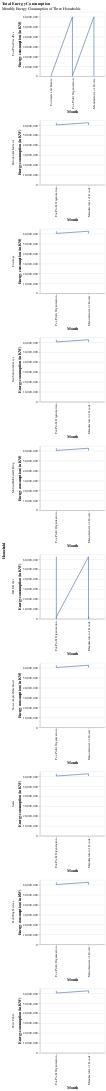

This figure's notebook cell:
### Code cell
# Plotting figure
fig = (alt.Chart(df).mark_line().encode(
    x=alt.X('subawardee_business_types', axis = alt.Axis(title = "Month")),
    y=alt.Y('subaward_amount', axis = alt.Axis(title = "Energy consumption (in KW)")),
    #size = alt.value(100),
    #color = alt.Color("appliance_category", scale = alt.Scale(scheme = 'dark2'),title = "Appliance Category"),
    #column = alt.Column("subawardee_business_types", title = "Appliance Category"),
    row = alt.Row("subaward_description_list",title = "Household"),
    #tooltip=['appliance_category', 'household', 'month', 'value']
)).resolve_scale(x='independent').properties(title={"text":'Total Energy Consumption',"subtitle" : "Monthly Energy Consumption of Three Households"},width = 200, height = 200).interactive()


fig.save("altair.html")
fig

### Figure 1 — Vega-Lite specification as saved in the notebook (floating-point values rounded to 4 significant figures)
{"config": {"view": {"continuousWidth": 400, "continuousHeight": 300}}, "data": {"name": "data-47ec33e7474e66a1c19e21bd369060c8"}, "mark": "line", "encoding": {"row": {"field": "subaward_description_list", "title": "Household", "type": "nominal"}, "x": {"axis": {"title": "Month"}, "field": "subawardee_business_types", "type": "nominal"}, "y": {"axis": {"title": "Energy consumption (in KW)"}, "field": "subaward_amount", "type": "quantitative"}}, "height": 200, "resolve": {"scale": {"x": "independent"}}, "selection": {"selector014": {"type": "interval", "bind": "scales", "encodings": ["x", "y"]}}, "title": {"text": "Total Energy Consumption", "subtitle": "Monthly Energy Consumption of Three Households"}, "width": 200, "$schema": "https://vega.github.io/schema/vega-lite/v4.17.0.json", "datasets": {"data-47ec33e7474e66a1c19e21bd369060c8": [{"subawardee_name": "ALLIANT TECHSYSTEMS OPERATIONS LLC", "subaward_amount": 62700000.0, "subaward_action_date_fiscal_year": 2016, "subawardee_business_types": "For-Profit Organization", "subaward_description_list": "Detonator&Initiator"}, {"subawardee_name": "ALLIANT TECHSYSTEMS OPERATIONS LLC", "subaward_amount": 62700000.0, "subaward_action_date_fiscal_year": 2016, "subawardee_business_types": "Manufacturer of Goods", "subaward_description_list": "Detonator&Initiator"}, {"subawardee_name": "ALLIANT TECHSYSTEMS OPERATIONS LLC", "subaward_amount": 62700000.0, "subaward_action_date_fiscal_year": 2016, "subawardee_business_types": "For-Profit Organization", "subaward_description_list": "Fuselage"}, {"subawardee_name": "ALLIANT TECHSYSTEMS OPERATIONS LLC", "subaward_amount": 62700000.0, "subaward_action_date_fiscal_year": 2016, "subawardee_business_types": "Manufacturer of Goods", "subaward_description_list": "Fuselage"}, {"subawardee_name": "ALLIANT TECHSYSTEMS OPERATIONS LLC", "subaward_amount": 62700000.0, "subaward_action_date_fiscal_year": 2016, "subawardee_business_types": "For-Profit Organization", "subaward_description_list": "GenStructuralAssys"}, {"subawardee_name": "ALLIANT TECHSYSTEMS OPERATIONS LLC", "subaward_amount": 62700000.0, "subaward_action_date_fiscal_year": 2016, "subawardee_business_types": "Manufacturer of Goods", "subaward_description_list": "GenStructuralAssys"}, {"subawardee_name": "ALLIANT TECHSYSTEMS OPERATIONS LLC", "subaward_amount": 62700000.0, "subaward_action_date_fiscal_year": 2016, "subawardee_business_types": "For-Profit Organization", "subaward_description_list": "MoldedRubber&ORing"}, {"subawardee_name": "ALLIANT TECHSYSTEMS OPERATIONS LLC", "subaward_amount": 62700000.0, "subaward_action_date_fiscal_year": 2016, "subawardee_business_types": "Manufacturer of Goods", "subaward_description_list": "MoldedRubber&ORing"}, {"subawardee_name": "ALLIANT TECHSYSTEMS OPERATIONS LLC", "subaward_amount": 62700000.0, "subaward_action_date_fiscal_year": 2016, "subawardee_business_types": "For-Profit Organization", "subaward_description_list": "Non-complexMachined"}, {"subawardee_name": "ALLIANT TECHSYSTEMS OPERATIONS LLC", "subaward_amount": 62700000.0, "subaward_action_date_fiscal_year": 2016, "subawardee_business_types": "Manufacturer of Goods", "subaward_description_list": "Non-complexMachined"}, {"subawardee_name": "ALLIANT TECHSYSTEMS OPERATIONS LLC", "subaward_amount": 62700000.0, "subaward_action_date_fiscal_year": 2016, "subawardee_business_types": "For-Profit Organization", "subaward_description_list": "NRE-Other"}, {"subawardee_name": "ALLIANT TECHSYSTEMS OPERATIONS LLC", "subaward_amount": 62700000.0, "subaward_action_date_fiscal_year": 2016, "subawardee_business_types": "Manufacturer of Goods", "subaward_description_list": "NRE-Other"}, {"subawardee_name": "ALLIANT TECHSYSTEMS OPERATIONS LLC", "subaward_amount": 62700000.0, "subaward_action_date_fiscal_year": 2016, "subawardee_business_types": "For-Profit Organization", "subaward_description_list": "Seals"}, {"subawardee_name": "ALLIANT TECHSYSTEMS OPERATIONS LLC", "subaward_amount": 62700000.0, "subaward_action_date_fiscal_year": 2016, "subawardee_business_types": "Manufacturer of Goods", "subaward_description_list": "Seals"}, {"subawardee_name": "ALLIANT TECHSYSTEMS OPERATIONS LLC", "subaward_amount": 62700000.0, "subaward_action_date_fiscal_year": 2016, "subawardee_business_types": "For-Profit Organization", "subaward_description_list": "Tech/EngServices"}, {"subawardee_name": "ALLIANT TECHSYSTEMS OPERATIONS LLC", "subaward_amount": 62700000.0, "subaward_action_date_fiscal_year": 2016, "subawardee_business_types": "Manufacturer of Goods", "subaward_description_list": "Tech/EngServices"}, {"subawardee_name": "ALLIANT TECHSYSTEMS OPERATIONS LLC", "subaward_amount": 62700000.0, "subaward_action_date_fiscal_year": 2016, "subawardee_business_types": "For-Profit Organization", "subaward_description_list": "WireCable"}, {"subawardee_name": "ALLIANT TECHSYSTEMS OPERATIONS LLC", "subaward_amount": 62700000.0, "subaward_action_date_fiscal_year": 2016, "subawardee_business_types": "Manufacturer of Goods", "subaward_description_list": "WireCable"}, {"subawardee_name": "ALLIANT TECHSYSTEMS OPERATIONS LLC", "subaward_amount": 60450000.0, "subaward_action_date_fiscal_year": 2016, "subawardee_business_types": "For-Profit Organization", "subaward_description_list": "Detonator&Initiator"}, {"subawardee_name": "ALLIANT TECHSYSTEMS OPERATIONS LLC", "subaward_amount": 60450000.0, "subaward_action_date_fiscal_year": 2016, "subawardee_business_types": "Manufacturer of Goods", "subaward_description_list": "Detonator&Initiator"}, {"subawardee_name": "ALLIANT TECHSYSTEMS OPERATIONS LLC", "subaward_amount": 60450000.0, "subaward_action_date_fiscal_year": 2016, "subawardee_business_types": "For-Profit Organization", "subaward_description_list": "Fuselage"}, {"subawardee_name": "ALLIANT TECHSYSTEMS OPERATIONS LLC", "subaward_amount": 60450000.0, "subaward_action_date_fiscal_year": 2016, "subawardee_business_types": "Manufacturer of Goods", "subaward_description_list": "Fuselage"}, {"subawardee_name": "ALLIANT TECHSYSTEMS OPERATIONS LLC", "subaward_amount": 60450000.0, "subaward_action_date_fiscal_year": 2016, "subawardee_business_types": "For-Profit Organization", "subaward_description_list": "GenStructuralAssys"}, {"subawardee_name": "ALLIANT TECHSYSTEMS OPERATIONS LLC", "subaward_amount": 60450000.0, "subaward_action_date_fiscal_year": 2016, "subawardee_business_types": "Manufacturer of Goods", "subaward_description_list": "GenStructuralAssys"}, {"subawardee_name": "ALLIANT TECHSYSTEMS OPERATIONS LLC", "subaward_amount": 60450000.0, "subaward_action_date_fiscal_year": 2016, "subawardee_business_types": "For-Profit Organization", "subaward_description_list": "MoldedRubber&ORing"}, {"subawardee_name": "ALLIANT TECHSYSTEMS OPERATIONS LLC", "subaward_amount": 60450000.0, "subaward_action_date_fiscal_year": 2016, "subawardee_business_types": "Manufacturer of Goods", "subaward_description_list": "MoldedRubber&ORing"}, {"subawardee_name": "ALLIANT TECHSYSTEMS OPERATIONS LLC", "subaward_amount": 60450000.0, "subaward_action_date_fiscal_year": 2016, "subawardee_business_types": "For-Profit Organization", "subaward_description_list": "Non-complexMachined"}, {"subawardee_name": "ALLIANT TECHSYSTEMS OPERATIONS LLC", "subaward_amount": 60450000.0, "subaward_action_date_fiscal_year": 2016, "subawardee_business_types": "Manufacturer of Goods", "subaward_description_list": "Non-complexMachined"}, {"subawardee_name": "ALLIANT TECHSYSTEMS OPERATIONS LLC", "subaward_amount": 60450000.0, "subaward_action_date_fiscal_year": 2016, "subawardee_business_types": "For-Profit Organization", "subaward_description_list": "NRE-Other"}, {"subawardee_name": "ALLIANT TECHSYSTEMS OPERATIONS LLC", "subaward_amount": 60450000.0, "subaward_action_date_fiscal_year": 2016, "subawardee_business_types": "Manufacturer of Goods", "subaward_description_list": "NRE-Other"}, {"subawardee_name": "ALLIANT TECHSYSTEMS OPERATIONS LLC", "subaward_amount": 60450000.0, "subaward_action_date_fiscal_year": 2016, "subawardee_business_types": "For-Profit Organization", "subaward_description_list": "Seals"}, {"subawardee_name": "ALLIANT TECHSYSTEMS OPERATIONS LLC", "subaward_amount": 60450000.0, "subaward_action_date_fiscal_year": 2016, "subawardee_business_types": "Manufacturer of Goods", "subaward_description_list": "Seals"}, {"subawardee_name": "ALLIANT TECHSYSTEMS OPERATIONS LLC", "subaward_amount": 60450000.0, "subaward_action_date_fiscal_year": 2016, "subawardee_business_types": "For-Profit Organization", "subaward_description_list": "Tech/EngServices"}, {"subawardee_name": "ALLIANT TECHSYSTEMS OPERATIONS LLC", "subaward_amount": 60450000.0, "subaward_action_date_fiscal_year": 2016, "subawardee_business_types": "Manufacturer of Goods", "subaward_description_list": "Tech/EngServices"}, {"subawardee_name": "ALLIANT TECHSYSTEMS OPERATIONS LLC", "subaward_amount": 60450000.0, "subaward_action_date_fiscal_year": 2016, "subawardee_business_types": "For-Profit Organization", "subaward_description_list": "WireCable"}, {"subawardee_name": "ALLIANT TECHSYSTEMS OPERATIONS LLC", "subaward_amount": 60450000.0, "subaward_action_date_fiscal_year": 2016, "subawardee_business_types": "Manufacturer of Goods", "subaward_description_list": "WireCable"}, {"subawardee_name": "ALLIANT TECHSYSTEMS OPERATIONS LLC", "subaward_amount": 60000000.0, "subaward_action_date_fiscal_year": 2016, "subawardee_business_types": "For-Profit Organization", "subaward_description_list": "CostPlusFixedFee"}, {"subawardee_name": "ALLIANT TECHSYSTEMS OPERATIONS LLC", "subaward_amount": 60000000.0, "subaward_action_date_fiscal_year": 2016, "subawardee_business_types": "Manufacturer of Goods", "subaward_description_list": "CostPlusFixedFee"}, {"subawardee_name": "ALLIANT TECHSYSTEMS OPERATIONS LLC", "subaward_amount": 48800000.0, "subaward_action_date_fiscal_year": 2016, "subawardee_business_types": "For-Profit Organization", "subaward_description_list": "CostPlusFixedFee"}, {"subawardee_name": "ALLIANT TECHSYSTEMS OPERATIONS LLC", "subaward_amount": 48800000.0, "subaward_action_date_fiscal_year": 2016, "subawardee_business_types": "Manufacturer of Goods", "subaward_description_list": "CostPlusFixedFee"}, {"subawardee_name": "ALLIANT TECHSYSTEMS OPERATIONS LLC", "subaward_amount": 48800000.0, "subaward_action_date_fiscal_year": 2016, "subawardee_business_types": "For-Profit Organization", "subaward_description_list": "CostPlusFixedFee"}, {"subawardee_name": "ALLIANT TECHSYSTEMS OPERATIONS LLC", "subaward_amount": 48800000.0, "subaward_action_date_fiscal_year": 2016, "subawardee_business_types": "Manufacturer of Goods", "subaward_description_list": "CostPlusFixedFee"}, {"subawardee_name": "ALLIANT TECHSYSTEMS OPERATIONS LLC", "subaward_amount": 48800000.0, "subaward_action_date_fiscal_year": 2016, "subawardee_business_types": "For-Profit Organization", "subaward_description_list": "CostPlusFixedFee"}, {"subawardee_name": "ALLIANT TECHSYSTEMS OPERATIONS LLC", "subaward_amount": 48800000.0, "subaward_action_date_fiscal_year": 2016, "subawardee_business_types": "Manufacturer of Goods", "subaward_description_list": "CostPlusFixedFee"}, {"subawardee_name": "ALLIANT TECHSYSTEMS OPERATIONS LLC", "subaward_amount": 44000000.0, "subaward_action_date_fiscal_year": 2016, "subawardee_business_types": "For-Profit Organization", "subaward_description_list": "CostPlusFixedFee"}, {"subawardee_name": "ALLIANT TECHSYSTEMS OPERATIONS LLC", "subaward_amount": 44000000.0, "subaward_action_date_fiscal_year": 2016, "subawardee_business_types": "Manufacturer of Goods", "subaward_description_list": "CostPlusFixedFee"}, {"subawardee_name": "ALLIANT TECHSYSTEMS OPERATIONS LLC", "subaward_amount": 39200000.0, "subaward_action_date_fiscal_year": 2016, "subawardee_business_types": "For-Profit Organization", "subaward_description_list": "CostPlusFixedFee"}, {"subawardee_name": "ALLIANT TECHSYSTEMS OPERATIONS LLC", "subaward_amount": 39200000.0, "subaward_action_date_fiscal_year": 2016, "subawardee_business_types": "Manufacturer of Goods", "subaward_description_list": "CostPlusFixedFee"}, {"subawardee_name": "ALLIANT TECHSYSTEMS OPERATIONS LLC", "subaward_amount": 35100000.0, "subaward_action_date_fiscal_year": 2016, "subawardee_business_types": "For-Profit Organization", "subaward_description_list": "CostPlusFixedFee"}, {"subawardee_name": "ALLIANT TECHSYSTEMS OPERATIONS LLC", "subaward_amount": 35100000.0, "subaward_action_date_fiscal_year": 2016, "subawardee_business_types": "Manufacturer of Goods", "subaward_description_list": "CostPlusFixedFee"}, {"subawardee_name": "ALLIANT TECHSYSTEMS OPERATIONS LLC", "subaward_amount": 31200000.0, "subaward_action_date_fiscal_year": 2016, "subawardee_business_types": "For-Profit Organization", "subaward_description_list": "CostPlusFixedFee"}, {"subawardee_name": "ALLIANT TECHSYSTEMS OPERATIONS LLC", "subaward_amount": 31200000.0, "subaward_action_date_fiscal_year": 2016, "subawardee_business_types": "Manufacturer of Goods", "subaward_description_list": "CostPlusFixedFee"}, {"subawardee_name": "ALLIANT TECHSYSTEMS OPERATIONS LLC", "subaward_amount": 22210000.0, "subaward_action_date_fiscal_year": 2016, "subawardee_business_types": "For-Profit Organization", "subaward_description_list": "CostPlusFixedFee"}, {"subawardee_name": "ALLIANT TECHSYSTEMS OPERATIONS LLC", "subaward_amount": 22210000.0, "subaward_action_date_fiscal_year": 2016, "subawardee_business_types": "Manufacturer of Goods", "subaward_description_list": "CostPlusFixedFee"}, {"subawardee_name": "ALLIANT TECHSYSTEMS OPERATIONS LLC", "subaward_amount": 21000000.0, "subaward_action_date_fiscal_year": 2016, "subawardee_business_types": "For-Profit Organization", "subaward_description_list": "CostPlusFixedFee"}, {"subawardee_name": "ALLIANT TECHSYSTEMS OPERATIONS LLC", "subaward_amount": 21000000.0, "subaward_action_date_fiscal_year": 2016, "subawardee_business_types": "Manufacturer of Goods", "subaward_description_list": "CostPlusFixedFee"}, {"subawardee_name": "ALLIANT TECHSYSTEMS OPERATIONS LLC", "subaward_amount": 11200000.0, "subaward_action_date_fiscal_year": 2016, "subawardee_business_types": "For-Profit Organization", "subaward_description_list": "CostPlusFixedFee"}, {"subawardee_name": "ALLIANT TECHSYSTEMS OPERATIONS LLC", "subaward_amount": 11200000.0, "subaward_action_date_fiscal_year": 2016, "subawardee_business_types": "Manufacturer of Goods", "subaward_description_list": "CostPlusFixedFee"}, {"subawardee_name": "ALLIANT TECHSYSTEMS OPERATIONS LLC", "subaward_amount": 8000000.0, "subaward_action_date_fiscal_year": 2016, "subawardee_business_types": "For-Profit Organization", "subaward_description_list": "CostPlusFixedFee"}, {"subawardee_name": "ALLIANT TECHSYSTEMS OPERATIONS LLC", "subaward_amount": 8000000.0, "subaward_action_date_fiscal_year": 2016, "subawardee_business_types": "Manufacturer of Goods", "subaward_description_list": "CostPlusFixedFee"}, {"subawardee_name": "ALLIANT TECHSYSTEMS OPERATIONS LLC", "subaward_amount": 6000000.0, "subaward_action_date_fiscal_year": 2016, "subawardee_business_types": "For-Profit Organization", "subaward_description_list": "CostPlusFixedFee"}, {"subawardee_name": "ALLIANT TECHSYSTEMS OPERATIONS LLC", "subaward_amount": 6000000.0, "subaward_action_date_fiscal_year": 2016, "subawardee_business_types": "Manufacturer of Goods", "subaward_description_list": "CostPlusFixedFee"}, {"subawardee_name": "ALLIANT TECHSYSTEMS OPERATIONS LLC", "subaward_amount": 4000000.0, "subaward_action_date_fiscal_year": 2016, "subawardee_business_types": "For-Profit Organization", "subaward_description_list": "CostPlusFixedFee"}, {"subawardee_name": "ALLIANT TECHSYSTEMS OPERATIONS LLC", "subaward_amount": 4000000.0, "subaward_action_date_fiscal_year": 2016, "subawardee_business_types": "Manufacturer of Goods", "subaward_description_list": "CostPlusFixedFee"}, {"subawardee_name": "ALLIANT TECHSYSTEMS OPERATIONS LLC", "subaward_amount": 500000.0, "subaward_action_date_fiscal_year": 2016, "subawardee_business_types": "Contracts and Grants", "subaward_description_list": "CostPlusFixedFee"}, {"subawardee_name": "ALLIANT TECHSYSTEMS OPERATIONS LLC", "subaward_amount": 500000.0, "subaward_action_date_fiscal_year": 2016, "subawardee_business_types": "For-Profit Organization", "subaward_description_list": "CostPlusFixedFee"}, {"subawardee_name": "ALLIANT TECHSYSTEMS OPERATIONS LLC", "subaward_amount": 500000.0, "subaward_action_date_fiscal_year": 2016, "subawardee_business_types": "Manufacturer of Goods", "subaward_description_list": "CostPlusFixedFee"}, {"subawardee_name": "ALLIANT TECHSYSTEMS OPERATIONS LLC", "subaward_amount": 199900.0, "subaward_action_date_fiscal_year": 2020, "subawardee_business_types": "For-Profit Organization", "subaward_description_list": "NRE-Other"}, {"subawardee_name": "ALLIANT TECHSYSTEMS OPERATIONS LLC", "subaward_amount": 199900.0, "subaward_action_date_fiscal_year": 2020, "subawardee_business_types": "Manufacturer of Goods", "subaward_description_list": "NRE-Other"}, {"subawardee_name": "ALLIANT TECHSYSTEMS OPERATIONS LLC", "subaward_amount": 197500.0, "subaward_action_date_fiscal_year": 2020, "subawardee_business_types": "For-Profit Organization", "subaward_description_list": "NRE-Other"}, {"subawardee_name": "ALLIANT TECHSYSTEMS OPERATIONS LLC", "subaward_amount": 197500.0, "subaward_action_date_fiscal_year": 2020, "subawardee_business_types": "Manufacturer of Goods", "subaward_description_list": "NRE-Other"}, {"subawardee_name": "ALLIANT TECHSYSTEMS OPERATIONS LLC", "subaward_amount": 197500.0, "subaward_action_date_fiscal_year": 2020, "subawardee_business_types": "For-Profit Organization", "subaward_description_list": "NRE-Other"}, {"subawardee_name": "ALLIANT TECHSYSTEMS OPERATIONS LLC", "subaward_amount": 197500.0, "subaward_action_date_fiscal_year": 2020, "subawardee_business_types": "Manufacturer of Goods", "subaward_description_list": "NRE-Other"}, {"subawardee_name": "ALLIANT TECHSYSTEMS OPERATIONS LLC", "subaward_amount": 99920.0, "subaward_action_date_fiscal_year": 2020, "subawardee_business_types": "For-Profit Organization", "subaward_description_list": "NRE-Other"}, {"subawardee_name": "ALLIANT TECHSYSTEMS OPERATIONS LLC", "subaward_amount": 99920.0, "subaward_action_date_fiscal_year": 2020, "subawardee_business_types": "Manufacturer of Goods", "subaward_description_list": "NRE-Other"}, {"subawardee_name": "ALLIANT TECHSYSTEMS OPERATIONS LLC", "subaward_amount": 98550.0, "subaward_action_date_fiscal_year": 2020, "subawardee_business_types": "For-Profit Organization", "subaward_description_list": "NRE-Other"}, {"subawardee_name": "ALLIANT TECHSYSTEMS OPERATIONS LLC", "subaward_amount": 98550.0, "subaward_action_date_fiscal_year": 2020, "subawardee_business_types": "Manufacturer of Goods", "subaward_description_list": "NRE-Other"}, {"subawardee_name": "ALLIANT TECHSYSTEMS OPERATIONS LLC", "subaward_amount": 91920.0, "subaward_action_date_fiscal_year": 2020, "subawardee_business_types": "For-Profit Organization", "subaward_description_list": "NRE-Other"}, {"subawardee_name": "ALLIANT TECHSYSTEMS OPERATIONS LLC", "subaward_amount": 91920.0, "subaward_action_date_fiscal_year": 2020, "subawardee_business_types": "Manufacturer of Goods", "subaward_description_list": "NRE-Other"}, {"subawardee_name": "ALLIANT TECHSYSTEMS OPERATIONS LLC", "subaward_amount": 2176000.0, "subaward_action_date_fiscal_year": 2020, "subawardee_business_types": "For-Profit Organization", "subaward_description_list": "NRE-Other"}, {"subawardee_name": "ALLIANT TECHSYSTEMS OPERATIONS LLC", "subaward_amount": 2176000.0, "subaward_action_date_fiscal_year": 2020, "subawardee_business_types": "Manufacturer of Goods", "subaward_description_list": "NRE-Other"}, {"subawardee_name": "ALLIANT TECHSYSTEMS OPERATIONS LLC", "subaward_amount": 2149000.0, "subaward_action_date_fiscal_year": 2020, "subawardee_business_types": "For-Profit Organization", "subaward_description_list": "NRE-Other"}, {"subawardee_name": "ALLIANT TECHSYSTEMS OPERATIONS LLC", "subaward_amount": 2149000.0, "subaward_action_date_fiscal_year": 2020, "subawardee_business_types": "Manufacturer of Goods", "subaward_description_list": "NRE-Other"}]}}
